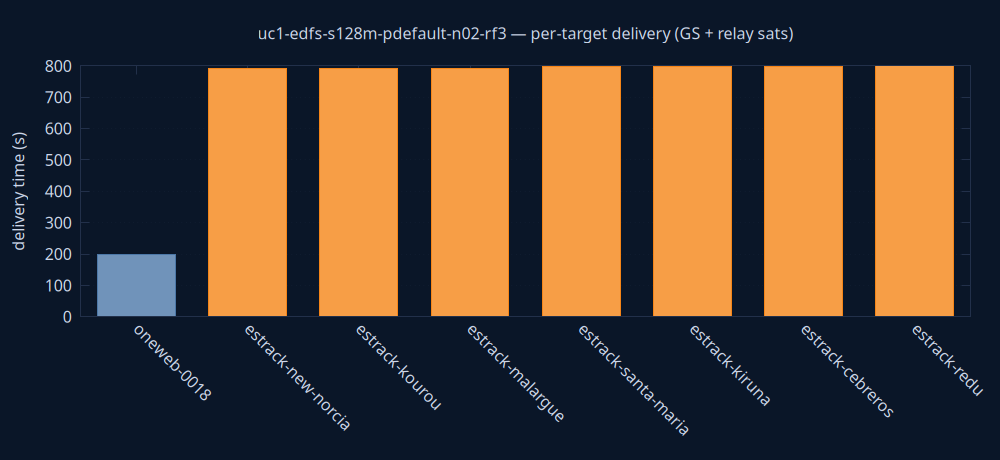

Write the gnuplot code that produced this figure.
set terminal pngcairo size 1000,460 background rgb '#0a1628'
set output 'delivery.png'
set style fill solid 0.8
set boxwidth 0.7 relative
set border lc rgb '#22304a'
set grid ytics lc rgb '#22304a'
set yrange [0:*]
set ylabel 'delivery time (s)' textcolor rgb '#cdd7ea'
set xtics rotate by -45 textcolor rgb '#cdd7ea'
set ytics textcolor rgb '#cdd7ea'
set title 'uc1-edfs-s128m-pdefault-n02-rf3 — per-target delivery (GS + relay sats)' textcolor rgb '#cdd7ea'
plot 'delivery.dat' using 0:2:3:xtic(1) with boxes lc rgb variable notitle
